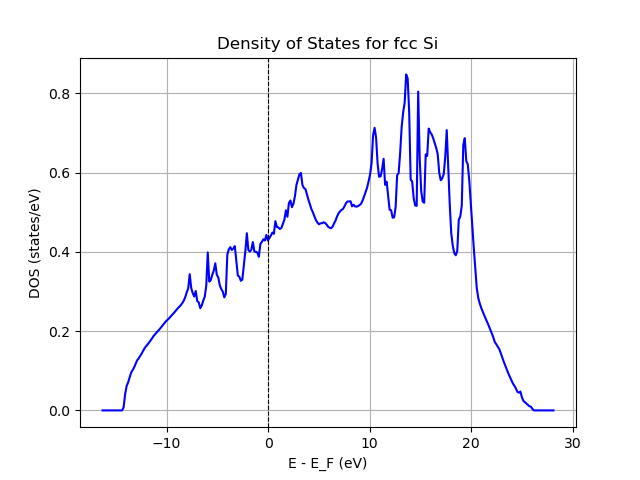

Recreate this plot in Python.
from pymatgen.io.vasp import Vasprun
import matplotlib.pyplot as plt

vasp = Vasprun("vasprun.xml", parse_projected_eigen=True)
dos = vasp.complete_dos

energies = dos.energies - dos.efermi          # энергия относительно Fermi
tdos = dos.get_densities()                    # total DOS

plt.plot(energies, tdos, color='blue', lw=1.5)
plt.axvline(0.0, color='k', linestyle='--', lw=0.8)  # Fermi level
plt.xlabel("E - E_F (eV)")
plt.ylabel("DOS (states/eV)")
plt.title("Density of States for fcc Si")
plt.grid(True)
plt.savefig('e02.png')
plt.show()
